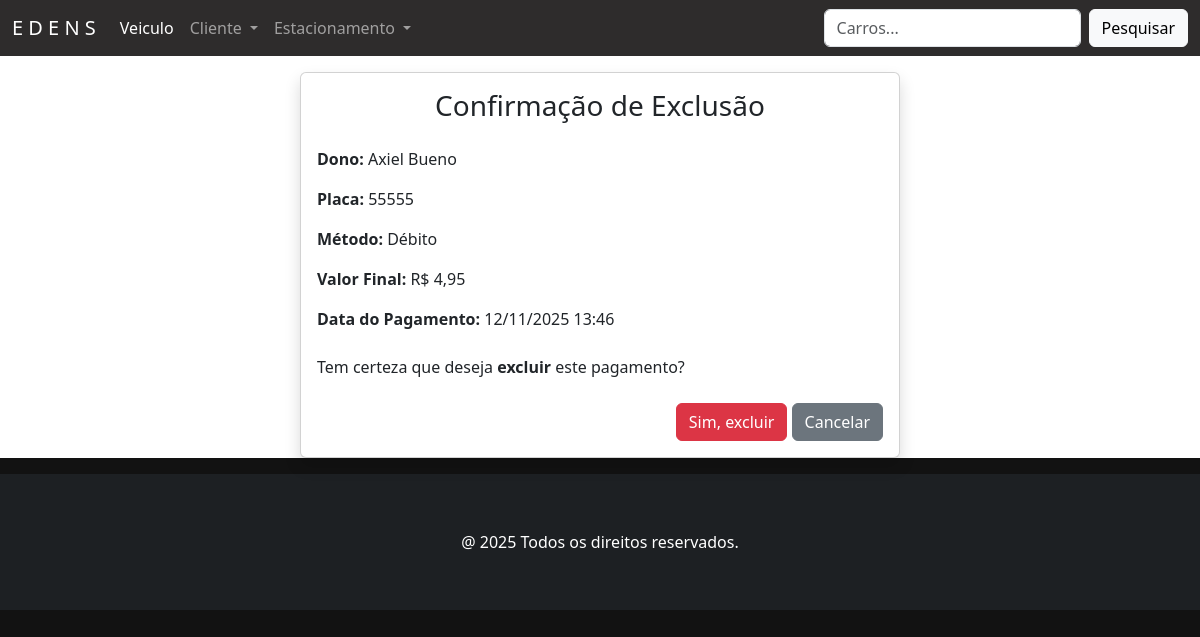
Screenshot of /21/pagamento/apagar with the database file from the repository.
### pagamento/models.py (models this page shows, shortened)
class Pagamento(models.Model):
    METODO_CHOICES = [
        ('D', 'Débito'),
        ('C', 'Crédito'),
        ('P', 'Pix'),
    ]
    STATUS_CHOICES = [
        ('P', 'Pendente'),
        ('C', 'Concluído'),
    ]
    idPagamento = models.AutoField(primary_key=True, verbose_name='ID Pagamento')
    valorHora = models.DecimalField('Valor Hora', max_digits=6, decimal_places=2, default=Decimal('5.00'))
    multa = models.DecimalField('Multa (%)', max_digits=4, decimal_places=2, default=Decimal('10.00'))
    metodo = models.CharField(
        'Método de Pagamento',
        max_length=1,
        choices=METODO_CHOICES,
        help_text='Selecione o método de pagamento (Débito, Crédito ou Pix)'
    )
    estadia = models.OneToOneField(
        Estadia,
        on_delete=models.CASCADE,
        related_name='pagamento',
        verbose_name='Estadia',
        help_text='Estadia associada ao pagamento'
    )
    dono = models.ForeignKey(
        Cliente,
        on_delete=models.CASCADE,
        related_name='pagamentos',
        verbose_name='Dono',
        help_text='Cliente responsável pelo pagamento'
    )
    placa = models.CharField('Placa', max_length=10, help_text='Placa do veículo')
    valorFinal = models.DecimalField('Valor Final', max_digits=8, decimal_places=2, default=Decimal('0.00'))
    data_pagamento = models.DateTimeField('Data do Pagamento', auto_now_add=True)
    multa_aplicada = models.BooleanField('Aplicar Multa?', default=False)
    valor_multa = models.DecimalField('Valor da Multa (R$)', max_digits=8, decimal_places=2, default=Decimal('0.00'))
    valor_desconto = models.DecimalField('Desconto (R$)', max_digits=8, decimal_places=2, default=Decimal('0.00'))
    status = models.CharField('Status do pagamento', max_length=1, choices=STATUS_CHOICES, default='P')
    class Meta:
        verbose_name = 'Pagamento'
        verbose_name_plural = 'Pagamentos'

### pessoa/models.py (models this page shows, shortened)
class Pessoa(models.Model):
    nome = models.CharField('Nome', max_length=50, help_text='Nome completo')
    cpf = models.CharField('CPF', max_length=11, help_text='CPF completo', unique=True)
    fone = models.CharField('Fone', max_length=11, help_text='Número de telefone', unique=True)
    email = models.EmailField('Email', max_length=100, unique=True, null=True, blank=True)
    class Meta:
        abstract = True

class Cliente(Pessoa):
    endereco = models.CharField('Endereço', max_length=100, help_text='Endereço Completo')
    empresa = models.ManyToManyField(Juridico, blank=True, related_name='clientes')
    class Meta:
        verbose_name = 'Cliente'
        verbose_name_plural = 'Clientes'

### pagamento/views.py (the view)
# urls.py: path('<int:pk>/pagamento/apagar', PagamentoDeleteView.as_view(), name='pagamento_apagar'),
class PagamentoDeleteView(SuccessMessageMixin, DeleteView):
    model = Pagamento
    template_name = 'pagamento_apagar.html'
    success_url = reverse_lazy('pagamentos')

### pagamento/templates/pagamento_apagar.html (shortened to what this page needs)
{% extends 'principal.html' %}
{% load django_bootstrap5 %}
{% block content %}
  <div class="card shadow m-3 col-md-6 mx-auto">
    <div class="card-body">
      <h3 class="text-center mb-4">Confirmação de Exclusão</h3>
      <p><strong>Dono:</strong> {{ object.dono.nome }}</p>
      <p><strong>Placa:</strong> {{ object.placa }}</p>
      <p><strong>Método:</strong>
        {% if object.metodo == 'D' %}
          Débito
        {% elif object.metodo == 'C' %}
          Crédito
        {% else %}
          Pix
        {% endif %}
      </p>
      <p><strong>Valor Final:</strong> R$ {{ object.valorFinal }}</p>
      <p><strong>Data do Pagamento:</strong> {{ object.data_pagamento|date:"d/m/Y H:i" }}</p>
      <p class="mt-4">Tem certeza que deseja <strong>excluir</strong> este pagamento?</p>
      <form method="POST">
        <div class="text-end mt-4">
          {% bootstrap_button button_type="submit" content="Sim, excluir" button_class="btn-danger" %}
          <a href="{% url 'pagamentos' %}" class="btn btn-secondary text-white">Cancelar</a>
        </div>
      </form>
    </div>
  </div>
{% endblock %}

### static/css/estilos.css (style rules this page uses)
body:not(.navbar-custom) { background-color: #121212; }

### rows the page displays
Pagamento: dono.nome "Axiel Bueno", placa "55555", valorFinal "4,95", data_pagamento "12/11/2025 13:46"
